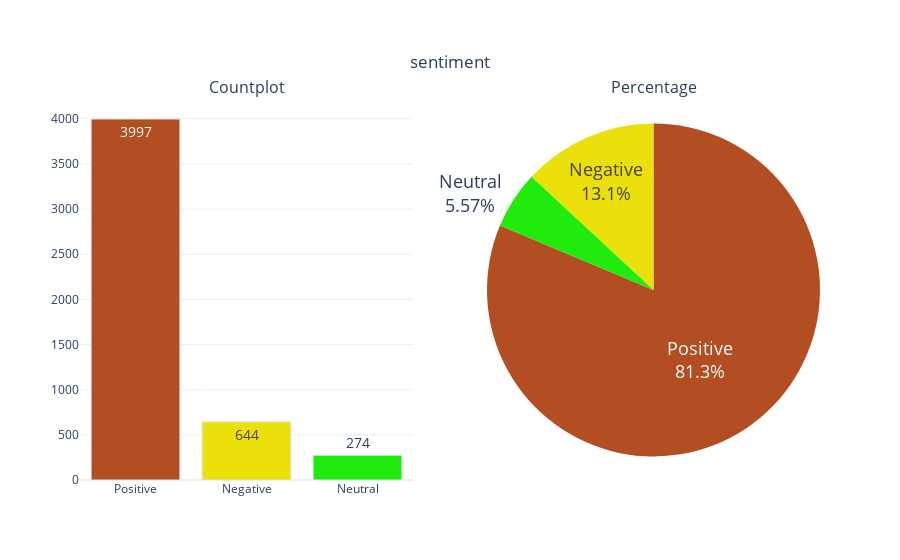

The notebook cell this image was saved under:
### Code cell
categorical_variable_summary(df, 'sentiment')

### Figure 1 — Plotly figure (JSON) as saved in the notebook; plotly's stock layout.template omitted (floating-point values rounded to 4 significant figures)
{"data": [{"marker": {"color": ["#B34D22", "#EBE00C", "#1FEB0C", "#0C92Eb", "#EB0CD5"], "line": {"color": "#DBE6EC", "width": 1}}, "name": "sentiment", "showlegend": false, "text": ["3997", "644", "274"], "textfont": {"size": 14}, "textposition": "auto", "type": "bar", "x": ["Positive", "Negative", "Neutral"], "xaxis": "x", "y": [3997, 644, 274], "yaxis": "y"}, {"domain": {"x": [0.55, 1], "y": [0, 1]}, "labels": ["Positive", "Negative", "Neutral"], "marker": {"colors": ["#B34D22", "#EBE00C", "#1FEB0C", "#0C92Eb", "#EB0CD5"]}, "showlegend": false, "textfont": {"size": 18}, "textinfo": "percent+label", "textposition": "auto", "type": "pie", "values": [3997, 644, 274]}], "layout": {"annotations": [{"font": {"size": 16}, "showarrow": false, "text": "Countplot", "x": 0.225, "xanchor": "center", "xref": "paper", "y": 1, "yanchor": "bottom", "yref": "paper"}, {"font": {"size": 16}, "showarrow": false, "text": "Percentage", "x": 0.775, "xanchor": "center", "xref": "paper", "y": 1, "yanchor": "bottom", "yref": "paper"}], "autosize": true, "title": {"text": "sentiment", "x": 0.5, "xanchor": "center", "y": 0.9, "yanchor": "top"}, "xaxis": {"anchor": "y", "autorange": true, "domain": [0, 0.45], "range": [-0.5, 2.5], "type": "category"}, "yaxis": {"anchor": "x", "autorange": true, "domain": [0, 1], "range": [0, 4207.0], "type": "linear"}}}
